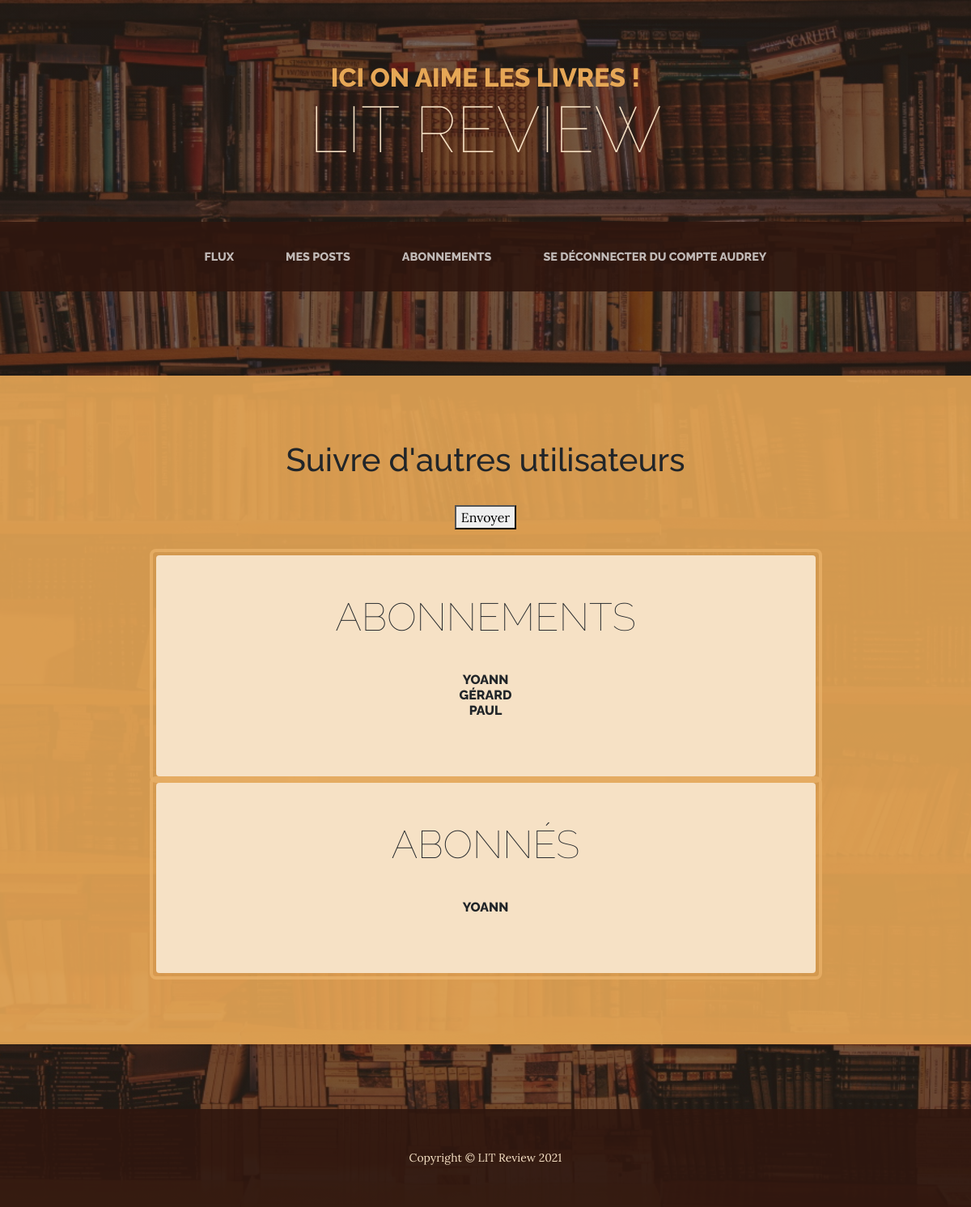
The page /reviews/user_follows/ (signed in) on the database its author committed.
### reviews/models.py (models this page shows, shortened)
class UserFollow(models.Model):
    user = models.ForeignKey(
        to=settings.AUTH_USER_MODEL, on_delete=models.CASCADE, related_name='following'
    )
    followed_user = models.ForeignKey(
        to=settings.AUTH_USER_MODEL, on_delete=models.CASCADE, related_name='followed_by'
    )
    class Meta:
        unique_together = ('user', 'followed_user', )
        verbose_name = _("Abonné à un utilisateur")
        verbose_name_plural = _("Abonnés aux utilisateurs")

### reviews/views.py (the view, shortened to what this page needs)
# urls.py: path('user_follows/', views.user_follows, name='user_follows'),
@login_required(login_url='reviews:login')
def user_follows(request):
    followings = UserFollow.objects.filter(user=request.user)
    followed_bys = UserFollow.objects.filter(followed_user=request.user)
    context = {
        'followings': followings,
        'followed_bys': followed_bys
    }
    return render(request, 'reviews/user_follows.html', context)

### reviews/templates/reviews/user_follows.html (shortened to what this page needs)
{% extends 'reviews/base.html' %}
    {% block content %}
        <section class="page-section cta text-center">
            <h1>Suivre d'autres utilisateurs</h1>
            <a href="{% url 'reviews:index' %}"><button>Envoyer</button></a>
            <div class="container">
                <div class="row">
                    <div class="col-xl-9 mx-auto">
                        <div class="cta-inner bg-faded text-center rounded">
                            <h2 class="section-heading mb-4">
                                <span class="section-heading-lower">Abonnements</span>
                                {% for following in followings %}
                                    <span class="section-heading-upper">{{ following.followed_user }}</span>
                                {% empty %}
                                    <span class="section-heading-upper">Vous n'êtes encore abonné à personne</span>
                                {% endfor %}
                            </h2>
                        </div>
                        <div class="cta-inner bg-faded text-center rounded">
                            <h2 class="section-heading mb-4">
                                <span class="section-heading-lower">Abonnés</span>
                                {% for followed_by in followed_bys %}
                                    <span class="section-heading-upper">{{ followed_by.user }}</span>
                                {% empty %}
                                    <span class="section-heading-upper">Personne ne vous suit ;-(</span>
                                {% endfor %}
                            </h2>
                        </div>
                    </div>
                </div>
            </div>
        </section>
{% endblock %}

### reviews/templates/reviews/base.html (shortened to what this page needs)
<!DOCTYPE html>
<html lang="fr">
    <head>
        {% load static %}
        <link href="{% static 'reviews/css/styles.css' %}" rel="stylesheet" />
        <link href="{% static 'reviews/css/components.css' %}" rel="stylesheet" />
    </head>
        <body>
        <header>
            <h1 class="site-heading text-center text-faded d-none d-lg-block">
                <span class="site-heading-upper text-primary mb-3">Ici on aime les livres !</span>
                <span class="site-heading-lower">LIT Review</span>
            </h1>
        </header>
        <nav class="navbar navbar-expand-lg navbar-dark py-lg-4" id="mainNav">
            <div class="container">
                <div class="collapse navbar-collapse" id="navbarSupportedContent">
                    <ul class="navbar-nav mx-auto">
                        <li class="nav-item px-lg-4"><a class="nav-link text-uppercase" href="{% url 'reviews:index' %}">Flux</a></li>
                        <li class="nav-item px-lg-4"><a class="nav-link text-uppercase" href="{% url 'reviews:my_posts' %}">Mes posts</a></li>
                        <li class="nav-item px-lg-4"><a class="nav-link text-uppercase" href="{% url 'reviews:user_follows' %}">Abonnements</a></li>
                        <li class="nav-item px-lg-4"><a class="nav-link text-uppercase" href="{% url 'reviews:logout' %}">Se déconnecter du compte {{ request.user }}</a></li>
                    </ul>
                </div>
            </div>
        </nav>
        {%block content %}{% endblock %}
        <footer class="footer text-faded text-center py-5">
            <div class="container"><p class="m-0 small">Copyright &copy; LIT Review 2021</p></div>
        </footer>
    </body>
</html>

### rows shown on the page
UserFollow: followed_user "YOANN"
UserFollow: followed_user "GÉRARD"
UserFollow: followed_user "PAUL"
UserFollow: user "YOANN"

### other values the page prints
{{ request.user }} "AUDREY"
